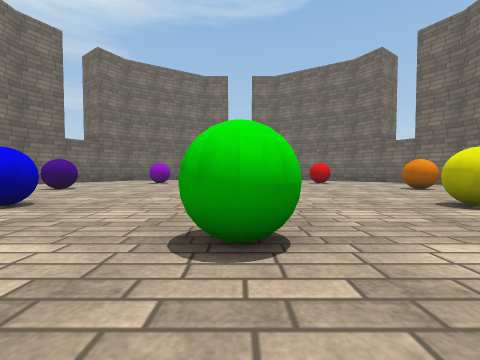
[1] (above)

15 first-person views from a walk through a 3-D level made in the Unity game engine. The camera is 0.58 m above the floor, tilts 2° down and sees 90° across. The floor is counted in squares, 1 m on a side. Each view is taken from the middle of a square. On the plan, view 1 faces up. The plan holds only what a view shows up to about 9 squares ahead; the rest is blank. The player is left out. Some surface patterns are stand-ins.

[2]
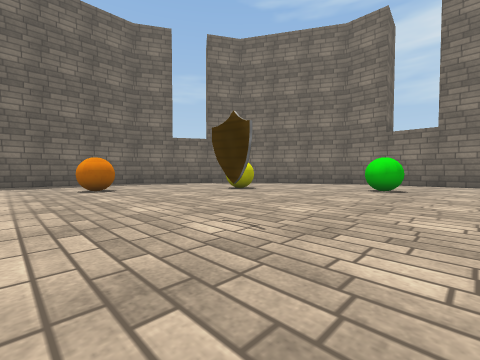

[3]
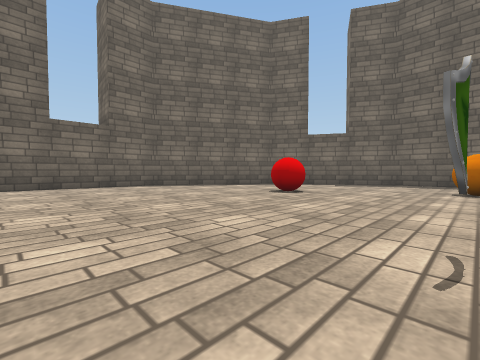

[4]
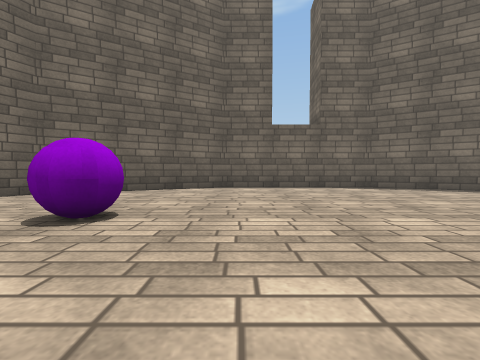

[5]
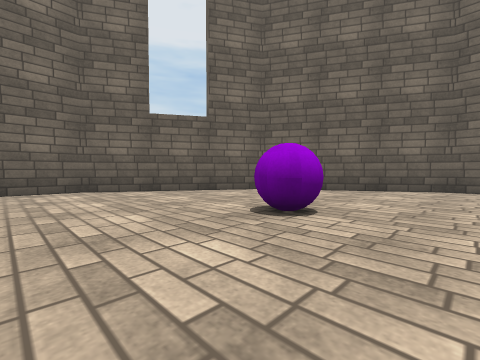

[6]
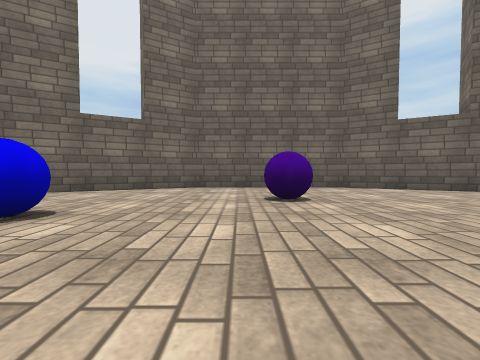

[7]
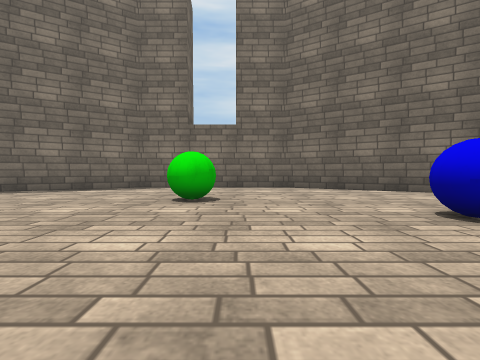

[8]
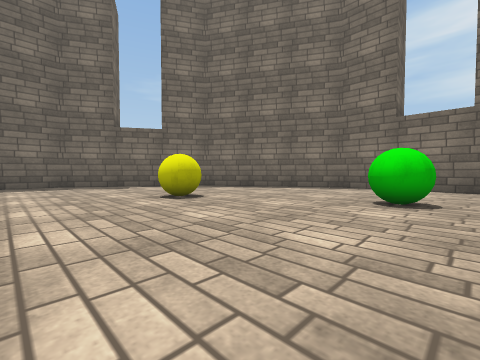

[9]
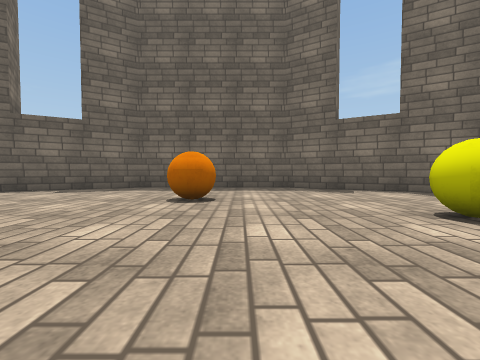

[10]
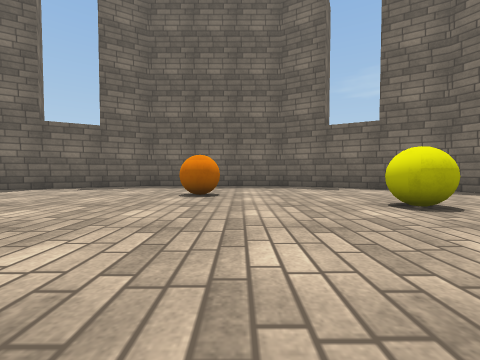

[11]
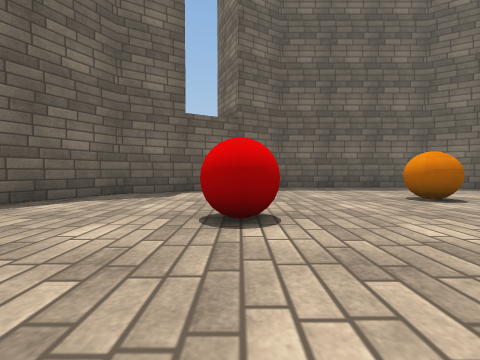

[12]
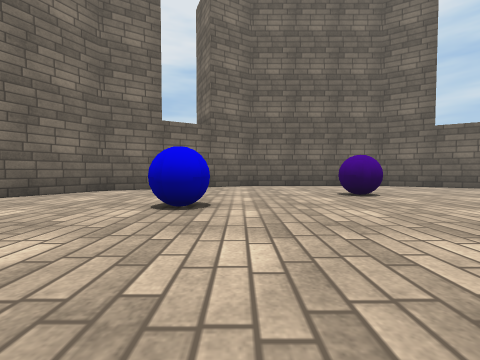

[13]
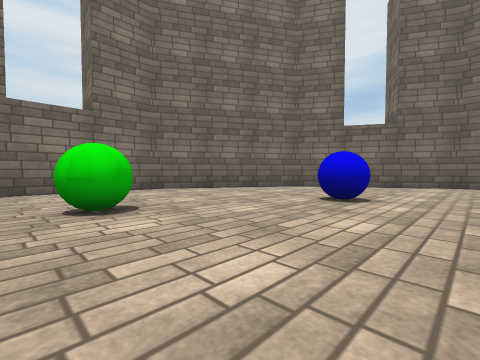

[14]
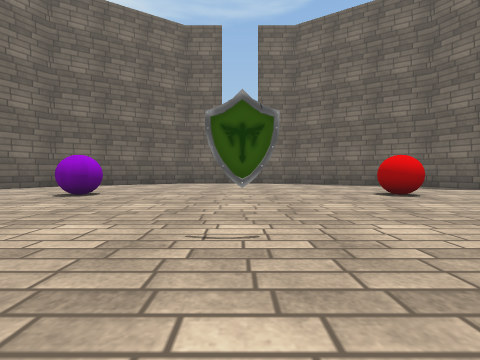

[15]
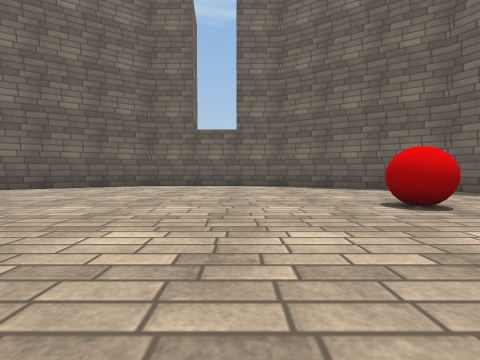

### Floor plan
Points are (right, up) in squares from view 1. A wall is a line through its corners. A room is listed if a view was taken in it or the views show most of it. See-through windows are left out.
Room 1 (views 1, 2, 3, 4, 5, 6, 7, 8, 9, 10, 11, 12, 13, 14, 15)
walls: (7.6, 1.6) (9.7, 5.4) (9.7, 10.6) (7.1, 15.1) (2.6, 17.7) (-2.6, 17.7) (-6.5, 15.5); (-7.2, 15.1) (-9.7, 10.6) (-9.7, 5.4) (-7.1, 0.9) (-2.6, -1.7) (2.6, -1.7) (7, 0.8)
objects: purple ball (-6, 8); blue ball (-4, 4); purple ball (-4, 12); green ball (0, 2); shield (0, 8); ball (4, 4); red ball (4, 12); orange ball (6, 8)

Where each view was taken, in squares from view 1:
view 1: 0 up, 0 right, facing up
view 2: 10 up, 2 left, facing down-right
view 3: 8 up, 2 left, facing up-right
view 4: 9 up, 2 left, facing up
view 5: 9 up, 2 left, facing up-left
view 6: 7 up, 1 left, facing left
view 7: 7 up, 1 left, facing down
view 8: 7 up, 1 left, facing down-right
view 9: 7 up, 1 right, facing right
view 10: 7 up, 0 right, facing right
view 11: 12 up, 1 right, facing right
view 12: 5 up, 0 right, facing left
view 13: 6 up, 1 right, facing down-left
view 14: 6 up, 0 right, facing up
view 15: 8 up, 1 right, facing up
